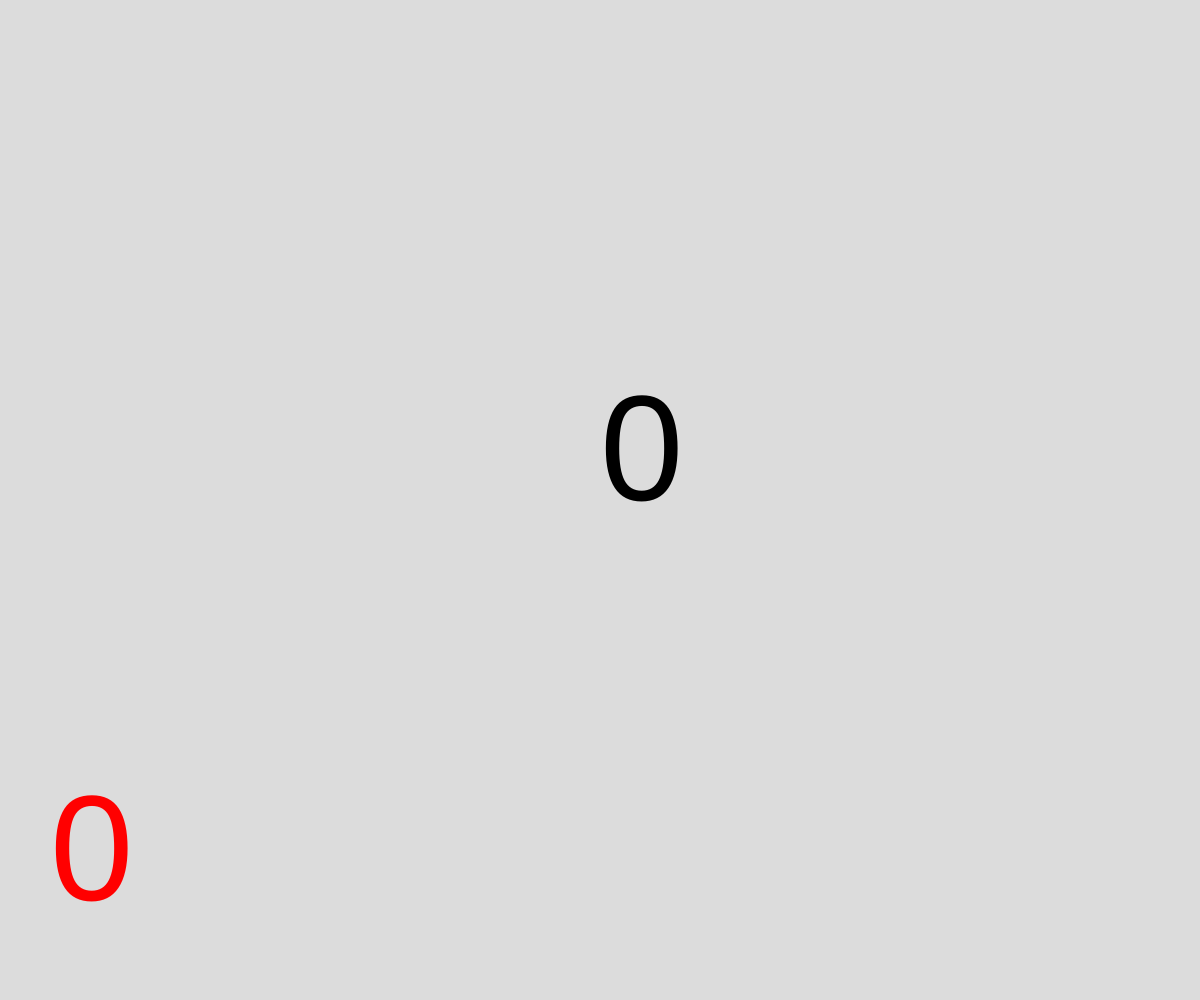
Frame 1 (no input)
Frame 60 (no input): identical to frame 1, image omitted
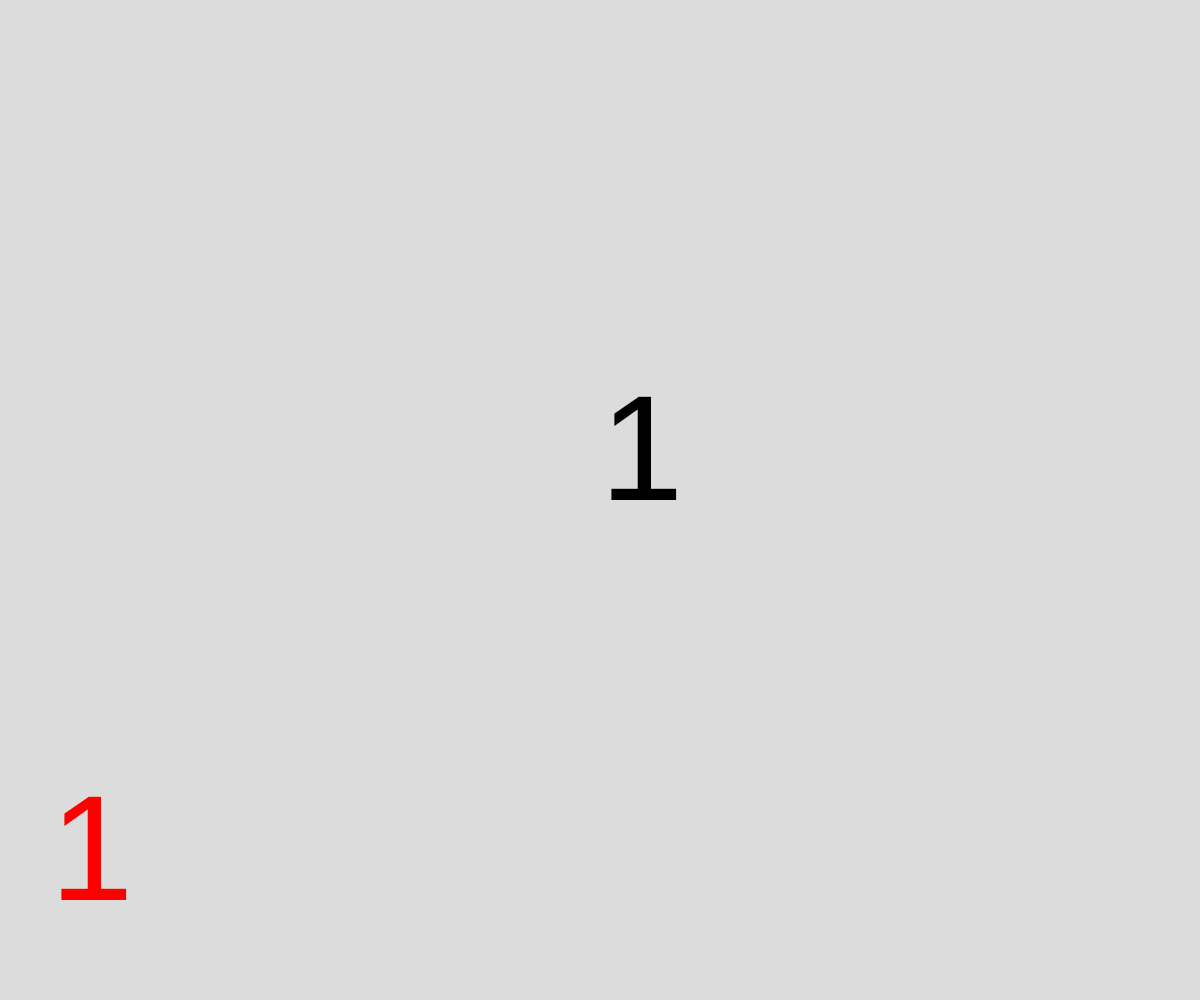
Frame 120 (the mouse pressed at the canvas centre since frame 60)

The p5.js sketch that drew these frames (run headless with seeded random() and noise() and a simulated clock; from frame 60 on, the mouse is pressed at the canvas centre):

// p5.js sketch
// ── sketch.js
// 9/11 was the amercas fualt
// saddam hussein 
// sept 11 2001
//
// Extra for Experts:
// the pentagon
// the white house(didnt finish)

let number = 0;
let high = 0;

function setup() {
  createCanvas(windowWidth, windowHeight);
  if (getItem("highscore")!== null){
    high = getItem("highscore");
  }
  else{
    storeItem("highscore",0);
  }
}

function draw() {
  background(220);
  fill("black");
  textSize(150);
  text(number,width/2,height/2);

  fill("red");
  text(high,50,height-100);
}

function mousePressed(){
  number+= 1;
  if(number > getItem("highscore")){
    high = number;
    storeItem("highscore",number);
  }
}
